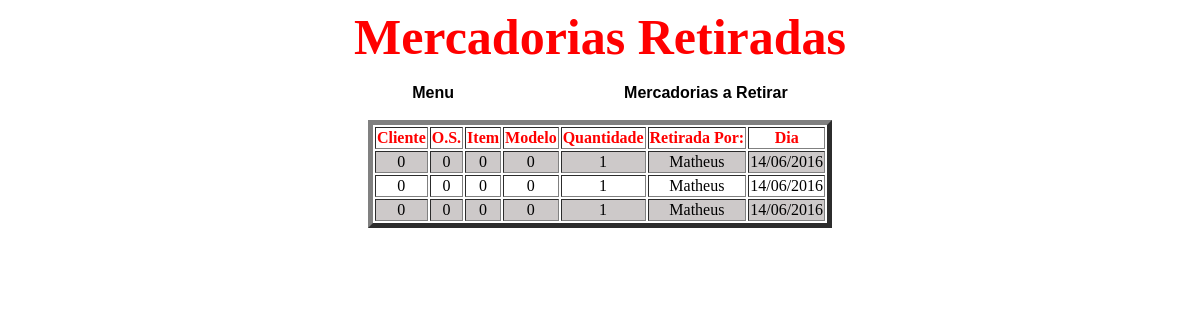
The page /retirada.php (signed in) on the database its author committed.
### tables this page shows
CREATE TABLE IF NOT EXISTS `saida` (
  `id` int(11) NOT NULL AUTO_INCREMENT,
  `cliente` varchar(50) NOT NULL,
  `os` varchar(10) NOT NULL,
  `item` varchar(20) NOT NULL,
  `modelo` varchar(20) NOT NULL,
  `qnt` int(10) NOT NULL,
  `ret` varchar(20) NOT NULL,
  `data` varchar(10) NOT NULL,
  PRIMARY KEY (`id`)
);

### retirada.php (the view, shortened to what this page needs)
<?php
include("includes/header.php");
mysqli_select_db($conexao, $database_conexao);
if (isset($logado)){
	echo '<link rel="stylesheet" type="text/css" href="estilo.css" media="all" />';
	echo '<div style="font-size:50px;text-align:center;color:red"><b>Mercadorias Retiradas</b></div>';
	$buscar = mysqli_query($conexao, "SELECT * FROM saida ORDER BY cliente ASC")or die(mysql_error($conexao));
	echo '<a id="link" href="index.php">Menu</a>';
        echo '<a href="lista.php">Mercadorias a Retirar</a>';
	if(mysqli_num_rows($buscar) > 0){
        echo '<table border="5px" style="margin-right:auto; margin-left:auto;">
				<thead>
                                 <tr>
                                        <th style="text-align:center;color:red"><b>Cliente</b></th>
					<th style="text-align:center;color:red"><b>O.S.</b></th>
					<th style="text-align:center;color:red"><b>Item</b></th>
					<th style="text-align:center;color:red"><b>Modelo</b></th>
					<th style="text-align:center;color:red"><b>Quantidade</b></th>
					<th style="text-align:center;color:red"><b>Retirada Por:</b></th>
					<th style="text-align:center;color:red"><b>Dia</b></th>
				</tr></thead>';
	while($row = mysqli_fetch_array($buscar)) {
	   		echo'<tr>
					<td style="text-align:center">' . $row['cliente'] . '</td>
					<td style="text-align:center">' . $row['os'] . '</td>
					<td style="text-align:center">' . $row['item'] . '</td>
					<td style="text-align:center">' . $row['modelo'] . '</td>
					<td style="text-align:center">' . $row['qnt'] . '</td>
					<td style="text-align:center">' . $row['ret'] . '</td>
					<td style="text-align:center">' . $row['data'] . '</td>
				</tr>';
	  }
         }
        echo '</table>';
}
else{
	include("login.php");
}
?>

### estilo.css (style rules this page uses)
a:link, a:visited, a:active { text-decoration:none; font-family:Arial; font-weight:bold; color:black; }
tbody tr:nth-child(odd) { background-color:#CDC9C9; }
#link { padding-right:170px; }

### rows shown on the page
saida: cliente "0", os "0", item "0", modelo "0", qnt "1", ret "Matheus", data "14/06/2016"
saida: cliente "0", os "0", item "0", modelo "0", qnt "1", ret "Matheus", data "14/06/2016"
saida: cliente "0", os "0", item "0", modelo "0", qnt "1", ret "Matheus", data "14/06/2016"
